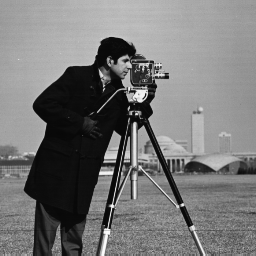
%> input picture Assignment4/Cameraman.tiff, 256 x 256 px, given in place of cameraman.tif, which was not available
$ octave assign4_lab1.m   (GNU Octave 9; MATLAB toolbox functions it lacks are replaced by stand-ins)
%> lines starting %> are read from the running program, lines starting %| are printed output that depends on the picture; in (x1, y1, x2, y2) boxes, pixels count from 0 and x2, y2 are one past the last pixel; in counts of white or black regions, pixels touching at a corner belong together; the program's own positions count from 1; pictures that were not available may be replaced by others from this repository, and a replacement may not be noted
clc;
clear;
c = imread('cameraman.tif');
%> c is the input picture: size 256x256 uint8; min 7, max 253, mean 118.7
%imshow(c);
edges = edge(c, 'canny');
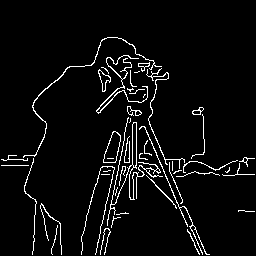
%> edges: size 256x256 logical; 4.7% white in thin lines or dots, all inside (x1, y1, x2, y2) = (1, 37, 255, 255)
hc = hough(edges);
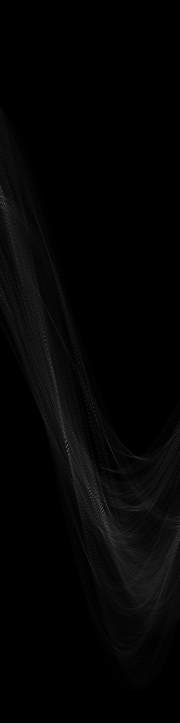
%> hc: size 723x180 double; min 0, max 107, mean 4.3
hcTh = 0.999*hc;
figure(1)
imagesc(hc);
title('Hough transform accumulator done by S4035593');
xlabel('\theta (Theta)')
ylabel('\rho (Rho)');
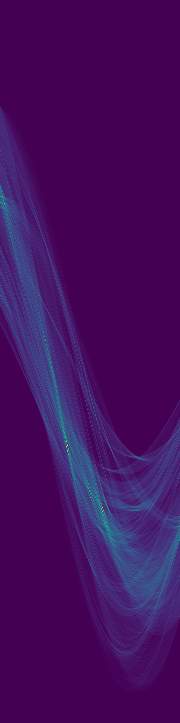
%> displayed picture: size 723x180x3, on the screen's scale of 0 to 255; mean R, G, B 68.1, 14.5, 94.9
%figure(2);
%colormap(gray(256));
%imshow(hcTh);
[H,T,R] = hough(edges);
%> T = 180 values from -90 to 89; R = 723 values from -361 to 361
figure(3);
colormap(gray(256));
P  = houghpeaks(hc,5);
%> P = [446 68; 508 103; 341 46; 498 91; 204 5]
imshow(H,[],'XData',T,'YData',R,'InitialMagnification','fit');
title('five strongest local maxima points done by S4035593');
xlabel('\theta'), ylabel('\rho');
axis on, axis normal, hold on;
plot(T(P(:,2)),R(P(:,1)),'s','color','yellow');
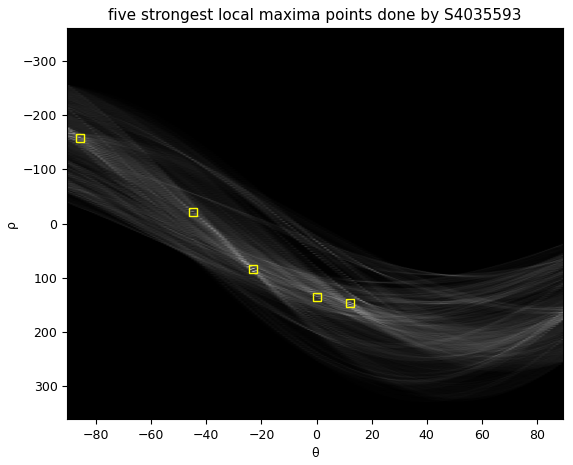
%> figure redrawn from the program's plot data

$ run again, with Assignment4/HeadTool0002.bmp saved as Assignment4/Cameraman.tiff
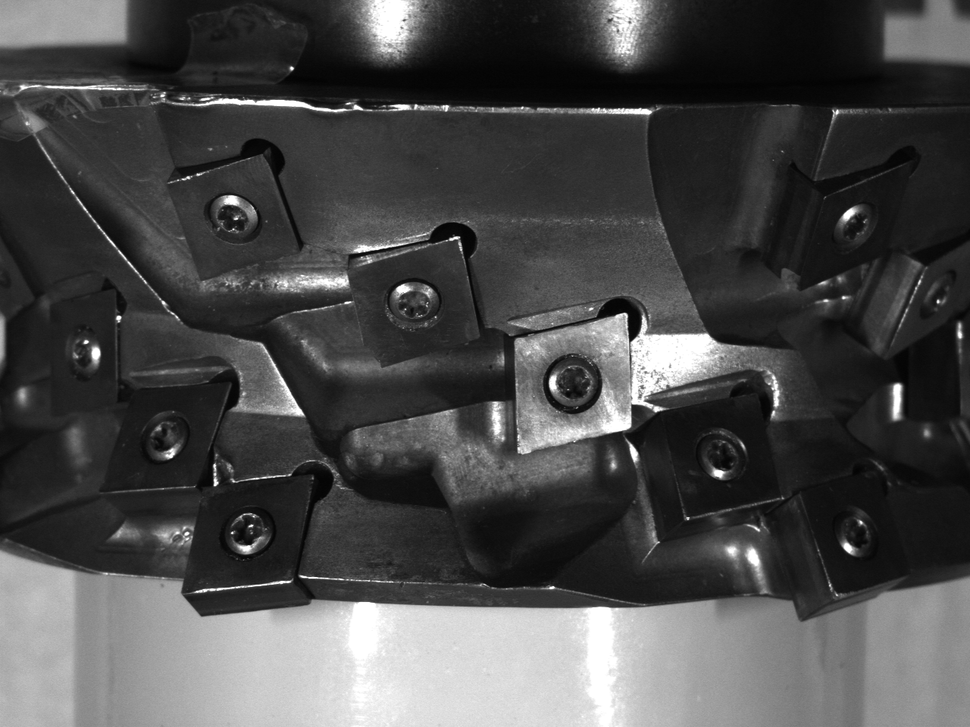
%> input picture Assignment4/HeadTool0002.bmp, 970 x 727 px, shrunk from 1280 x 960 before the run, given in place of cameraman.tif, which was not available
%> c is the input picture: size 727x970 uint8; min 2, max 255, mean 74.4
%> `edges = edge(c, 'canny');`:
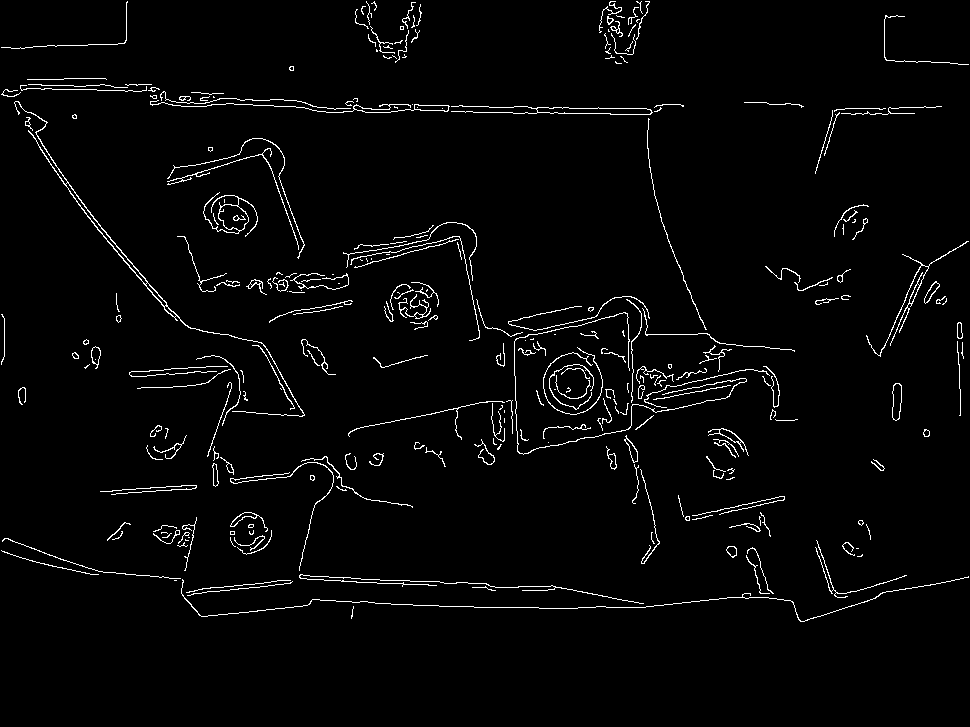
%> edges: size 727x970 logical; 2.6% white in thin lines or dots, all inside (x1, y1, x2, y2) = (1, 1, 969, 622)
%> T = 180 values from -90 to 89; R = 2423 values from -1211 to 1211
%> P = [1109 2; 614 2; 1144 51; 654 4; 1700 170]
%> `plot(T(P(:,2)),R(P(:,1)),'s','color','yellow');`:
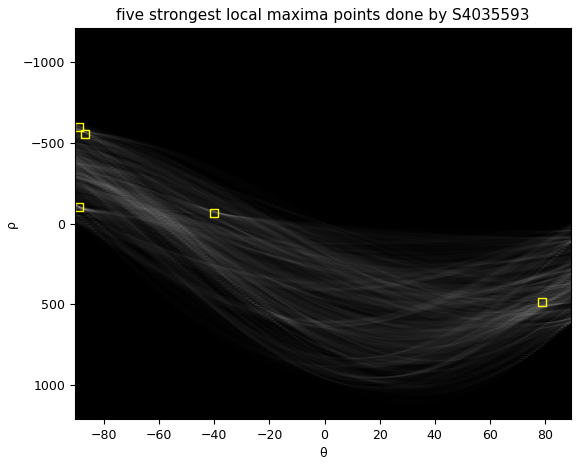
%> figure redrawn from the program's plot data
